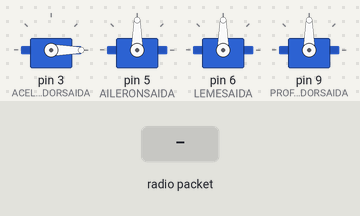
A sketch run on a simulated Arduino Uno, built with avr-gcc and run on an emulated ATmega328P. Parts: 4 × servo. The inputs (shaded band) are chosen by the test bench. No radio packets arrive unless stated.

Above: at 1.2 s.
1.3 s: radio packet "5" arrives
At 2.1 s:
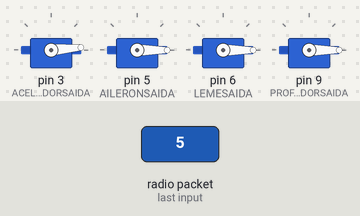
2.8 s: radio packet "90" arrives
At 3.3 s:
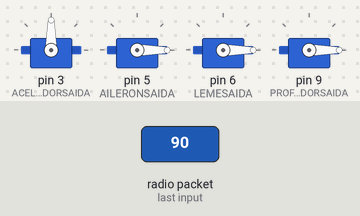
4.3 s: radio packet "200" arrives
At 5.7 s:
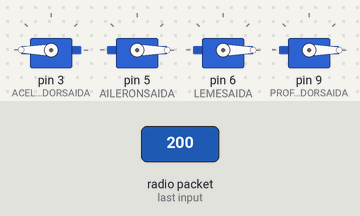
Timing chart, 0 to 17.8 s (numbered marks = the images above; inputs shaded):
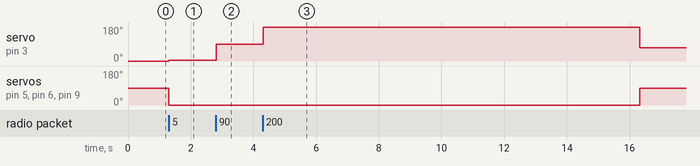

Measured:
- after the input at 1.3 s, servo on pin 3 (ACELERADORSAIDA): 0° → 5° at once; servo on pin 5 (AILERONSAIDA), servo on pin 6 (LEMESAIDA), servo on pin 9 (PROFUNDORSAIDA): 90° → 0° at once
- after the input at 2.8 s, servo on pin 3 (ACELERADORSAIDA): 5° → 90° at once
- after the input at 4.3 s, servo on pin 3 (ACELERADORSAIDA): 90° → 180° at once, → 70° 12.0 s later; servo on pin 5 (AILERONSAIDA), servo on pin 6 (LEMESAIDA), servo on pin 9 (PROFUNDORSAIDA): 0° → 90° after 12.0 s instead of 10.5 s

The sketch:

Receptor.ino
```cpp
#include <Servo.h>
#include <SPI.h>
#include <nRF24L01.h>
#include <RF24.h>

#define ACELERADORSAIDA 3
#define AILERONSAIDA 5
#define LEMESAIDA 6
#define PROFUNDORSAIDA 9

Servo acelerador, aileron, leme, profundor;
RF24 radio(7, 8); // CSN, CE
const byte address[6] = "0A0A1";
int vlrAcelerador = 0;
int vlrAileron    = 90;
int vlrLeme       = 90;
int vlrProfundor  = 90;
long tempoSemReceberComando       = 0;

void setup() {
  //radio
  radio.begin();
  radio.setDataRate(RF24_250KBPS);
  radio.openReadingPipe(0, address);
  radio.setPALevel(RF24_PA_MIN);
  radio.startListening();

  //servos
  acelerador.attach(ACELERADORSAIDA);
  aileron.attach(AILERONSAIDA);
  leme.attach(LEMESAIDA);
  profundor.attach(PROFUNDORSAIDA);
  acelerador.write(vlrAcelerador);
  aileron.write(vlrAileron);
  leme.write(vlrLeme);
  profundor.write(vlrProfundor);
}

void reiniciaMedidas(){
  executaAcelerador(70);
  executaAileron(90);
  executaLeme(90);
  executaProfundor(90);
}

void executaAcelerador(int vlrTmp){
  if(vlrTmp != vlrAcelerador){
    vlrAcelerador = vlrTmp;
    acelerador.write( vlrAcelerador );
  }
}

void executaAileron(int vlrTmp){
  if(vlrTmp != vlrAileron){
    vlrAileron = vlrTmp;
    aileron.write( vlrAileron );
  }
}

void executaLeme(int vlrTmp){
  if(vlrTmp != vlrLeme){
    vlrLeme = vlrTmp;
    leme.write( vlrLeme );
  }
}

void executaProfundor(int vlrTmp){
  if(vlrTmp != vlrProfundor){
    vlrProfundor = vlrTmp;
    profundor.write( vlrProfundor );
  }
}

void processarDadosRecebidos(char dados[25]){
  String str(dados);
  executaAcelerador( str.substring(0, 3).toInt() );
  executaAileron( str.substring(3, 6).toInt() );
  executaLeme( str.substring(6, 9).toInt() );
  executaProfundor( str.substring(9, 12).toInt() );
}

void loop() {
  if (radio.available()) {
    char text[25] = "";
    radio.read(&text, sizeof(text));
    processarDadosRecebidos(text);
    tempoSemReceberComando = 0;
  }
  tempoSemReceberComando = tempoSemReceberComando + 100;

  if(tempoSemReceberComando > 12000){
    reiniciaMedidas();
    tempoSemReceberComando = 0;
  }
  delay(100);
}
```
